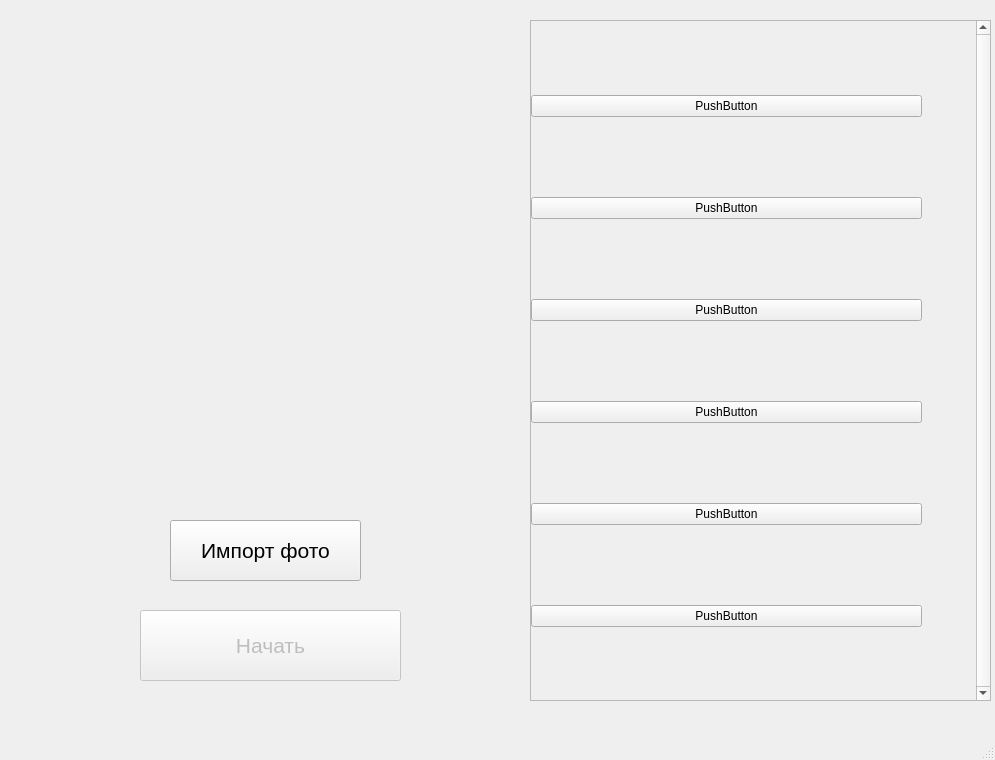
<?xml version="1.0" encoding="UTF-8"?>
<ui version="4.0">
 <class>MainWindow</class>
 <widget class="QMainWindow" name="MainWindow">
  <property name="geometry">
   <rect>
    <x>0</x>
    <y>0</y>
    <width>995</width>
    <height>760</height>
   </rect>
  </property>
  <property name="sizePolicy">
   <sizepolicy hsizetype="Fixed" vsizetype="Fixed">
    <horstretch>0</horstretch>
    <verstretch>0</verstretch>
   </sizepolicy>
  </property>
  <property name="minimumSize">
   <size>
    <width>995</width>
    <height>760</height>
   </size>
  </property>
  <property name="maximumSize">
   <size>
    <width>995</width>
    <height>760</height>
   </size>
  </property>
  <property name="windowTitle">
   <string>Watermelon</string>
  </property>
  <widget class="QWidget" name="centralwidget">
   <widget class="QPushButton" name="importButton">
    <property name="geometry">
     <rect>
      <x>170</x>
      <y>520</y>
      <width>191</width>
      <height>61</height>
     </rect>
    </property>
    <property name="font">
     <font>
      <pointsize>16</pointsize>
     </font>
    </property>
    <property name="text">
     <string>Импорт фото</string>
    </property>
   </widget>
   <widget class="QLabel" name="image">
    <property name="geometry">
     <rect>
      <x>20</x>
      <y>20</y>
      <width>500</width>
      <height>361</height>
     </rect>
    </property>
    <property name="text">
     <string/>
    </property>
    <property name="scaledContents">
     <bool>true</bool>
    </property>
   </widget>
   <widget class="QPushButton" name="startButton">
    <property name="enabled">
     <bool>false</bool>
    </property>
    <property name="geometry">
     <rect>
      <x>140</x>
      <y>610</y>
      <width>261</width>
      <height>71</height>
     </rect>
    </property>
    <property name="font">
     <font>
      <pointsize>16</pointsize>
     </font>
    </property>
    <property name="text">
     <string>Начать</string>
    </property>
   </widget>
   <widget class="QScrollArea" name="results">
    <property name="enabled">
     <bool>true</bool>
    </property>
    <property name="geometry">
     <rect>
      <x>530</x>
      <y>20</y>
      <width>461</width>
      <height>681</height>
     </rect>
    </property>
    <property name="sizePolicy">
     <sizepolicy hsizetype="Preferred" vsizetype="Fixed">
      <horstretch>0</horstretch>
      <verstretch>0</verstretch>
     </sizepolicy>
    </property>
    <property name="minimumSize">
     <size>
      <width>0</width>
      <height>100</height>
     </size>
    </property>
    <property name="verticalScrollBarPolicy">
     <enum>Qt::ScrollBarAlwaysOn</enum>
    </property>
    <property name="sizeAdjustPolicy">
     <enum>QAbstractScrollArea::AdjustIgnored</enum>
    </property>
    <property name="widgetResizable">
     <bool>true</bool>
    </property>
    <widget class="QWidget" name="scrollAreaWidgetContents">
     <property name="geometry">
      <rect>
       <x>0</x>
       <y>0</y>
       <width>438</width>
       <height>679</height>
      </rect>
     </property>
     <property name="sizePolicy">
      <sizepolicy hsizetype="Preferred" vsizetype="Preferred">
       <horstretch>0</horstretch>
       <verstretch>0</verstretch>
      </sizepolicy>
     </property>
     <property name="minimumSize">
      <size>
       <width>0</width>
       <height>0</height>
      </size>
     </property>
     <widget class="QWidget" name="verticalLayoutWidget">
      <property name="geometry">
       <rect>
        <x>0</x>
        <y>0</y>
        <width>391</width>
        <height>991</height>
       </rect>
      </property>
      <layout class="QVBoxLayout" name="verticalLayout">
       <item>
        <widget class="QPushButton" name="pushButton_9">
         <property name="text">
          <string>PushButton</string>
         </property>
        </widget>
       </item>
       <item>
        <widget class="QPushButton" name="pushButton_8">
         <property name="text">
          <string>PushButton</string>
         </property>
        </widget>
       </item>
       <item>
        <widget class="QPushButton" name="pushButton_7">
         <property name="text">
          <string>PushButton</string>
         </property>
        </widget>
       </item>
       <item>
        <widget class="QPushButton" name="pushButton_5">
         <property name="text">
          <string>PushButton</string>
         </property>
        </widget>
       </item>
       <item>
        <widget class="QPushButton" name="pushButton_6">
         <property name="text">
          <string>PushButton</string>
         </property>
        </widget>
       </item>
       <item>
        <widget class="QPushButton" name="pushButton_4">
         <property name="text">
          <string>PushButton</string>
         </property>
        </widget>
       </item>
       <item>
        <widget class="QPushButton" name="pushButton_3">
         <property name="text">
          <string>PushButton</string>
         </property>
        </widget>
       </item>
       <item>
        <widget class="QPushButton" name="pushButton_2">
         <property name="text">
          <string>PushButton</string>
         </property>
        </widget>
       </item>
       <item>
        <widget class="QPushButton" name="pushButton">
         <property name="text">
          <string>PushButton</string>
         </property>
        </widget>
       </item>
      </layout>
     </widget>
    </widget>
   </widget>
  </widget>
  <widget class="QMenuBar" name="menubar">
   <property name="geometry">
    <rect>
     <x>0</x>
     <y>0</y>
     <width>995</width>
     <height>26</height>
    </rect>
   </property>
  </widget>
  <widget class="QStatusBar" name="statusbar"/>
 </widget>
 <resources/>
 <connections/>
</ui>
